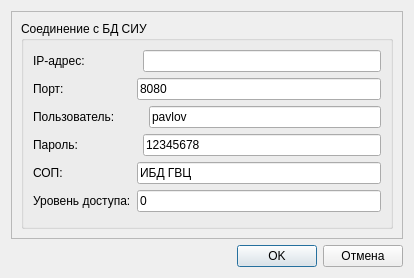
<?xml version="1.0" encoding="UTF-8"?>
<ui version="4.0">
 <class>siu_connect_form</class>
 <widget class="QDialog" name="siu_connect_form">
  <property name="geometry">
   <rect>
    <x>0</x>
    <y>0</y>
    <width>414</width>
    <height>278</height>
   </rect>
  </property>
  <property name="windowTitle">
   <string>Dialog</string>
  </property>
  <layout class="QGridLayout" name="gridLayout_3">
   <item row="0" column="0">
    <widget class="QFrame" name="frameConnect">
     <property name="sizePolicy">
      <sizepolicy hsizetype="MinimumExpanding" vsizetype="MinimumExpanding">
       <horstretch>0</horstretch>
       <verstretch>0</verstretch>
      </sizepolicy>
     </property>
     <property name="frameShape">
      <enum>QFrame::StyledPanel</enum>
     </property>
     <property name="frameShadow">
      <enum>QFrame::Raised</enum>
     </property>
     <layout class="QGridLayout" name="gridLayout_2">
      <item row="0" column="0">
       <widget class="QGroupBox" name="gbConnect">
        <property name="title">
         <string>Соединение с БД СИУ</string>
        </property>
        <layout class="QGridLayout" name="gridLayout">
         <item row="0" column="0" colspan="2">
          <widget class="QLabel" name="label_3">
           <property name="sizePolicy">
            <sizepolicy hsizetype="Maximum" vsizetype="Preferred">
             <horstretch>0</horstretch>
             <verstretch>0</verstretch>
            </sizepolicy>
           </property>
           <property name="text">
            <string>IP-адрес:</string>
           </property>
          </widget>
         </item>
         <item row="0" column="2" colspan="2">
          <widget class="QLineEdit" name="leIP"/>
         </item>
         <item row="1" column="0">
          <widget class="QLabel" name="label_4">
           <property name="text">
            <string>Порт:</string>
           </property>
          </widget>
         </item>
         <item row="1" column="1" colspan="3">
          <widget class="QLineEdit" name="lePort">
           <property name="text">
            <string>8080</string>
           </property>
          </widget>
         </item>
         <item row="2" column="0" colspan="3">
          <widget class="QLabel" name="label_5">
           <property name="text">
            <string>Пользователь:</string>
           </property>
          </widget>
         </item>
         <item row="2" column="3">
          <widget class="QLineEdit" name="leUser">
           <property name="text">
            <string>pavlov</string>
           </property>
          </widget>
         </item>
         <item row="3" column="0" colspan="2">
          <widget class="QLabel" name="label_6">
           <property name="text">
            <string>Пароль:</string>
           </property>
          </widget>
         </item>
         <item row="3" column="2" colspan="2">
          <widget class="QLineEdit" name="lePassword">
           <property name="text">
            <string>12345678</string>
           </property>
          </widget>
         </item>
         <item row="4" column="0">
          <widget class="QLabel" name="label_7">
           <property name="sizePolicy">
            <sizepolicy hsizetype="Fixed" vsizetype="Preferred">
             <horstretch>0</horstretch>
             <verstretch>0</verstretch>
            </sizepolicy>
           </property>
           <property name="text">
            <string>СОП:</string>
           </property>
          </widget>
         </item>
         <item row="4" column="1" colspan="3">
          <widget class="QLineEdit" name="leSOP">
           <property name="sizePolicy">
            <sizepolicy hsizetype="MinimumExpanding" vsizetype="Fixed">
             <horstretch>0</horstretch>
             <verstretch>0</verstretch>
            </sizepolicy>
           </property>
           <property name="text">
            <string>ИБД ГВЦ</string>
           </property>
          </widget>
         </item>
         <item row="5" column="0">
          <widget class="QLabel" name="label_8">
           <property name="text">
            <string>Уровень доступа:</string>
           </property>
          </widget>
         </item>
         <item row="5" column="1" colspan="3">
          <widget class="QLineEdit" name="leConstraint">
           <property name="text">
            <string>0</string>
           </property>
          </widget>
         </item>
        </layout>
       </widget>
      </item>
     </layout>
    </widget>
   </item>
   <item row="1" column="0">
    <layout class="QHBoxLayout" name="horizontalLayout">
     <item>
      <spacer name="horizontalSpacer">
       <property name="orientation">
        <enum>Qt::Horizontal</enum>
       </property>
       <property name="sizeHint" stdset="0">
        <size>
         <width>40</width>
         <height>20</height>
        </size>
       </property>
      </spacer>
     </item>
     <item>
      <widget class="QPushButton" name="pbOK">
       <property name="text">
        <string>OK</string>
       </property>
      </widget>
     </item>
     <item>
      <widget class="QPushButton" name="pbCancel">
       <property name="text">
        <string>Отмена</string>
       </property>
      </widget>
     </item>
    </layout>
   </item>
  </layout>
 </widget>
 <resources/>
 <connections/>
</ui>
